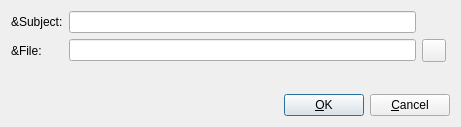
<?xml version="1.0" encoding="UTF-8"?>
<ui version="4.0" stdsetdef="1">
  <author></author>
  <comment></comment>
  <exportmacro></exportmacro>
  <class>SendFileForm</class>
  <widget class="QDialog" name="SendFileForm">
    <property name="geometry">
      <rect>
        <x>0</x>
        <y>0</y>
        <width>461</width>
        <height>127</height>
      </rect>
    </property>
    <property name="windowTitle">
      <string>Twinkle - Send File</string>
    </property>
    <layout class="QVBoxLayout">
      <item>
        <layout class="QGridLayout">
          <item row="1" column="2">
            <widget class="QToolButton" name="fileToolButton">
              <property name="focusPolicy">
                <enum>Qt::TabFocus</enum>
              </property>
              <property name="text">
                <string/>
              </property>
              <property name="icon">
                <iconset>:/icons/images/fileopen.png</iconset>
              </property>
              <property name="whatsThis" stdset="0">
                <string>Select file to send.</string>
              </property>
            </widget>
          </item>
          <item row="0" column="2">
            <spacer>
              <property name="sizeHint">
                <size>
                  <width>28</width>
                  <height>20</height>
                </size>
              </property>
              <property name="sizeType">
                <enum>QSizePolicy::Minimum</enum>
              </property>
              <property name="orientation">
                <enum>Qt::Horizontal</enum>
              </property>
            </spacer>
          </item>
          <item row="1" column="0">
            <widget class="QLabel" name="fileTextLabel">
              <property name="text">
                <string>&amp;File:</string>
              </property>
              <property name="buddy" stdset="0">
                <cstring>fileLineEdit</cstring>
              </property>
              <property name="wordWrap">
                <bool>false</bool>
              </property>
            </widget>
          </item>
          <item row="0" column="0">
            <widget class="QLabel" name="subjectTextLabel">
              <property name="text">
                <string>&amp;Subject:</string>
              </property>
              <property name="buddy" stdset="0">
                <cstring>subjectLineEdit</cstring>
              </property>
              <property name="wordWrap">
                <bool>false</bool>
              </property>
            </widget>
          </item>
          <item row="1" column="1">
            <widget class="QLineEdit" name="fileLineEdit"/>
          </item>
          <item row="0" column="1">
            <widget class="QLineEdit" name="subjectLineEdit"/>
          </item>
        </layout>
      </item>
      <item>
        <spacer>
          <property name="sizeHint">
            <size>
              <width>20</width>
              <height>16</height>
            </size>
          </property>
          <property name="sizeType">
            <enum>QSizePolicy::Expanding</enum>
          </property>
          <property name="orientation">
            <enum>Qt::Vertical</enum>
          </property>
        </spacer>
      </item>
      <item>
        <layout class="QHBoxLayout">
          <item>
            <spacer>
              <property name="sizeHint">
                <size>
                  <width>141</width>
                  <height>20</height>
                </size>
              </property>
              <property name="sizeType">
                <enum>QSizePolicy::Expanding</enum>
              </property>
              <property name="orientation">
                <enum>Qt::Horizontal</enum>
              </property>
            </spacer>
          </item>
          <item>
            <widget class="QPushButton" name="okPushButton">
              <property name="text">
                <string>&amp;OK</string>
              </property>
              <property name="shortcut">
                <string>Alt+O</string>
              </property>
            </widget>
          </item>
          <item>
            <widget class="QPushButton" name="cancelPushButton">
              <property name="text">
                <string>&amp;Cancel</string>
              </property>
              <property name="shortcut">
                <string>Alt+C</string>
              </property>
            </widget>
          </item>
        </layout>
      </item>
    </layout>
  </widget>
  <layoutdefault spacing="6" margin="11"/>
  <pixmapfunction></pixmapfunction>
  <tabstops>
    <tabstop>subjectLineEdit</tabstop>
    <tabstop>fileLineEdit</tabstop>
    <tabstop>okPushButton</tabstop>
    <tabstop>cancelPushButton</tabstop>
  </tabstops>
  <includes>
    <include location="local">qstring.h</include>
  </includes>
  <connections>
    <connection>
      <sender>cancelPushButton</sender>
      <signal>clicked()</signal>
      <receiver>SendFileForm</receiver>
      <slot>reject()</slot>
    </connection>
    <connection>
      <sender>okPushButton</sender>
      <signal>clicked()</signal>
      <receiver>SendFileForm</receiver>
      <slot>signalSelectedInfo()</slot>
    </connection>
    <connection>
      <sender>fileToolButton</sender>
      <signal>clicked()</signal>
      <receiver>SendFileForm</receiver>
      <slot>chooseFile()</slot>
    </connection>
  </connections>
</ui>
